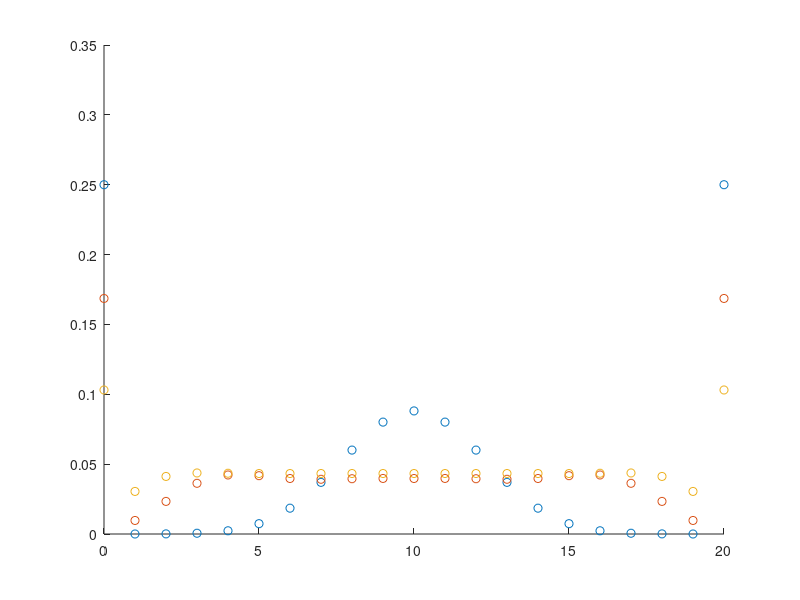

The MATLAB script that drew this image:
eB = [0.2500004768371582, 9.5367431640625e-06, 9.059906005859375e-05, 0.0005435943603515625, 0.0023102760314941406, 0.00739288330078125, 0.018482208251953125, 0.03696441650390625, 0.060067176818847656, 0.080089569091796875, 0.088098526000976562, 0.080089569091796875, 0.060067176818847656, 0.03696441650390625, 0.018482208251953125, 0.00739288330078125, 0.0023102760314941406, 0.0005435943603515625, 9.059906005859375e-05, 9.5367431640625e-06, 0.2500004768371582];
eC = [0.16859429793759931, 0.0096889821461130007, 0.023333591966478089, 0.036292689702315653, 0.042243315251072243, 0.041750200180161928, 0.039727902604289655, 0.039168081011094327, 0.039575111666027729, 0.039763666828280912, 0.039724321413134644, 0.039763666828280905, 0.039575111666027729, 0.039168081011094306, 0.039727902604289621, 0.041750200180161894, 0.042243315251072201, 0.036292689702315632, 0.023333591966478072, 0.0096889821461129972, 0.16859429793759931];

eD = [0.10308557441712052, 0.030469331694181326, 0.04120076959785459, 0.043687943225448361, 0.043480477604710299, 0.043282615377308944, 0.04327781516633835, 0.04328978136242307, 0.043290625089334865, 0.043290065266747613, 0.043290002397064264, 0.043290065266747613, 0.043290625089334872, 0.043289781362423084, 0.04327781516633835, 0.043282615377308917, 0.043480477604710285, 0.04368794322544834, 0.04120076959785457, 0.030469331694181326, 0.10308557441712052]

X = linspace(0,20,21)
Y = (eB)
scatter(X, Y);
hold on
Y = (eC)
scatter(X, Y);
hold on
Y = (eD)
scatter(X, Y);




